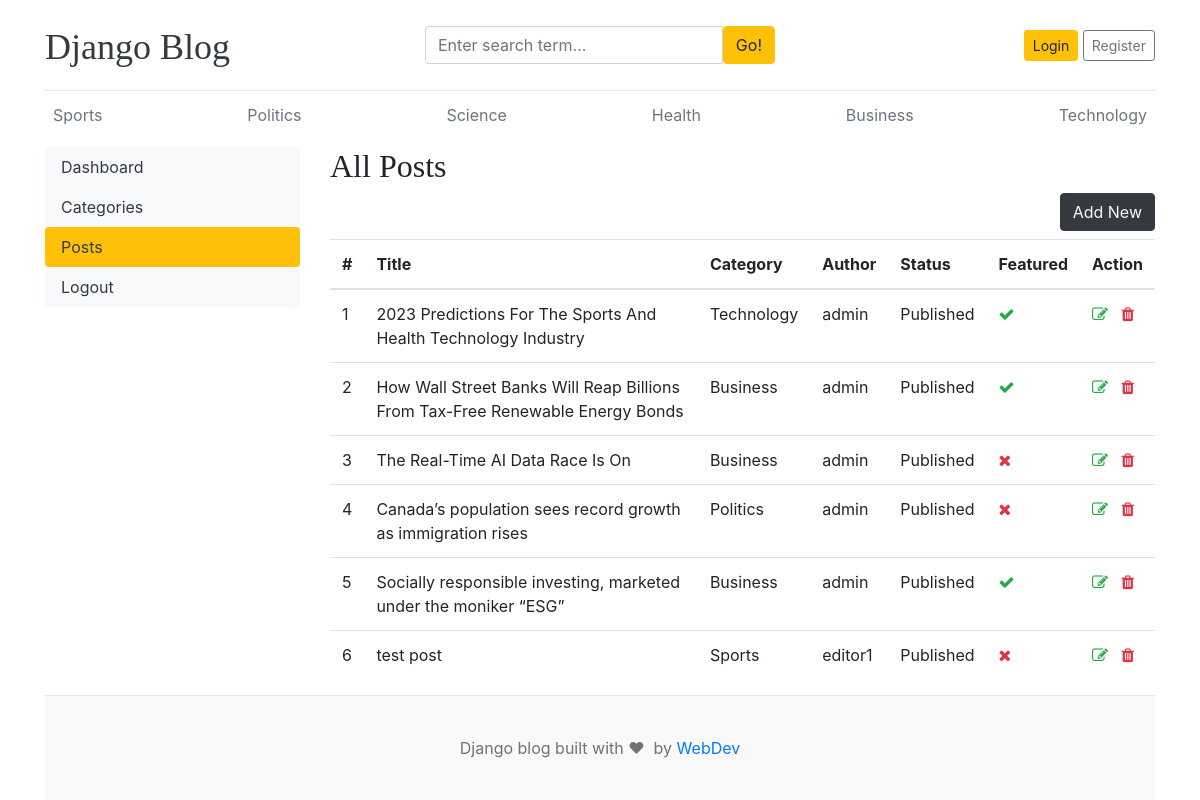
The app's page /dashboard/posts/ with its own data.
### blogs/models.py (models this page shows, shortened)
class Category(models.Model):
  category_name = models.CharField(max_length=50, unique=True)
  created_at = models.DateTimeField(auto_now_add=True)
  updated_at = models.DateTimeField(auto_now=True)
  class Meta:
    verbose_name_plural = 'categories'
  def __str__(self):
      return self.category_name

class Blog(models.Model):
    title = models.CharField(max_length=100)
    slug = models.SlugField(max_length=150, unique=True, blank=True)
    category = models.ForeignKey(Category, on_delete=models.CASCADE)
    author = models.ForeignKey(User, on_delete=models.CASCADE)
    featured_image = models.ImageField(upload_to='uploads/%Y/%m/%d')
    short_description = models.TextField(max_length=500)
    blog_body = models.TextField(max_length=2000)
    status = models.CharField(max_length=20, choices=STATUS_CHOICES, default="Draft")
    is_featured = models.BooleanField(default=False)
    created_at = models.DateTimeField(auto_now_add=True)
    updated_at = models.DateTimeField(auto_now=True)

### dashboards/views.py (the view)
# urls.py: path('posts/', views.posts, name='posts'),
def posts(request):
    posts = Blog.objects.all()
    context = {
        'posts': posts,
    }
    return render(request, 'dashboard/posts.html', context)

### blogs/context_processors.py (called while the page is built)
def get_categories(request):
    categories = Category.objects.all()
    return dict(categories=categories)

def get_social_links(request):
    social_links = SocialLink.objects.all()
    return dict(social_links=social_links)

### templates/dashboard/posts.html (shortened to what this page needs)
{% extends 'base.html' %}
{% block content %}
<div class="row">
    {% include 'dashboard/sidebar.html' %}
    <div class="col-md-9">
        <h2>All Posts</h2>
        <a href="{% url 'add_post' %}" class="btn btn-dark text-light float-right mb-2">Add New</a>
        <table class="table table-hover">
            <thead>
              <tr>
                <th>#</th>
                <th>Title</th>
                <th>Category</th>
                <th>Author</th>
                <th>Status</th>
                <th>Featured</th>
                <th>Action</th>
              </tr>
            </thead>
            <tbody>
            {% for post in posts %}
              <tr>
                <td>{{ forloop.counter }}</td>
                <td>{{ post.title }}</td>
                <td>{{ post.category }}</td>
                <td>{{ post.author }}</td>
                <td>{{ post.status }}</td>
                <td>{% if post.is_featured %}<i class="fa fa-check text-success"></i>{% else %}<i class="fa fa-times text-danger"></i>{% endif %}</td>
                <td>
                    <a href="{% url 'edit_post' post.id %}"><i class="fa fa-edit text-success"></i></a>
                    <a href="{% url 'delete_post' post.id %}"><i class="fa fa-trash text-danger"></i></a>
                </td>
              </tr>
            {% endfor %}
            </tbody>
          </table>
    </div>
</div>
{% endblock %}

### templates/base.html (shortened to what this page needs)
{% load static %}
<!DOCTYPE html>
<html lang="en">
  <head>
    <link href="https://getbootstrap.com/docs/4.0/dist/css/bootstrap.min.css" rel="stylesheet">
    <link href="{% static 'css/blog.css' %}" rel="stylesheet">
    <link rel="stylesheet" href="https://cdnjs.cloudflare.com/ajax/libs/font-awesome/4.7.0/css/font-awesome.min.css">
  </head>
<body>
    <div class="container">
      <header class="blog-header py-3">
        <div class="row flex-nowrap justify-content-between align-items-center">
          <div class="col-4 pt-1">
            <a class="blog-header-logo text-dark" href="/">Django Blog</a>
          </div>
          <div class="col-4">
            <form action="{% url 'search' %}" method="GET">
              <div class="input-group">
                <input class="form-control" type="text" name="keyword" value="{{ keyword }}" placeholder="Enter search term..." aria-label="Enter search term..." aria-describedby="button-search" />
                <button type="submit" class="btn btn-warning" id="button-search" type="button">Go!</button>
            </div>
            </form>
          </div>
          <div class="col-4 d-flex justify-content-end align-items-center">
            {% if not user.is_authenticated %}
            <a class="btn btn-sm btn-warning" href="{% url 'login' %}">Login</a> &nbsp;
            <a class="btn btn-sm btn-outline-secondary" href="{% url 'register' %}">Register</a>
            {% else %}
            <span><a href="{% url "dashboard" %}">Dashboard</a></span>
            &emsp;
            <span><a href="{% url 'logout' %}">Logout</a></span>
            {% endif %}
          </div>
        </div>
      </header>
      <div class="nav-scroller py-1 mb-2">
        <nav class="nav d-flex justify-content-between">
          {% for cat in categories %}
          <a class="p-2 text-muted" href="{% url 'posts_by_category' cat.id %}">{{ cat.category_name }}</a>
          {% endfor %}
        </nav>
      </div>
{% block content %}
{% endblock content %}
<footer class="blog-footer">
  <p>Django blog built with &#x2764; &#xfe0f; by <a href="#">WebDev</a></p>
</footer>
</body>
</html>

### blog_main/static/css/blog.css (style rules this page uses)
.blog-header { border-bottom: 1px solid #e5e5e5; }
.blog-header-logo { font-family: "Playfair Display", Georgia, "Times New Roman", serif; font-size: 2.25rem; }
h1, h2, h3, h4, h5, h6 { font-family: "Playfair Display", Georgia, "Times New Roman", serif; }
.blog-footer { padding: 2.5rem 0; color: #727272; text-align: center; background-color: #f9f9f9; border-top: .05rem solid #e5e5e5; }
.blog-footer p:last-child { margin-bottom: 0; }

### records on screen
Category: category_name "Sports"
Category: category_name "Politics"
Category: category_name "Science"
Category: category_name "Health"
Category: category_name "Business"
Category: category_name "Technology"
Blog: title "2023 Predictions For The Sports And Health Technology Industry", category "Technology", author "admin", status "Published", is_featured True (drawn)
Blog: title "How Wall Street Banks Will Reap Billions From Tax-Free Renewable Energy Bonds", category "Business", author "admin", status "Published", is_featured True (drawn)
Blog: title "The Real-Time AI Data Race Is On", category "Business", author "admin", status "Published", is_featured False (drawn)
Blog: title "Canada’s population sees record growth as immigration rises", category "Politics", author "admin", status "Published", is_featured False (drawn)
Blog: title "Socially responsible investing, marketed under the moniker “ESG”", category "Business", author "admin", status "Published", is_featured True (drawn)
Blog: title "test post", category "Sports", author "editor1", status "Published", is_featured False (drawn)
